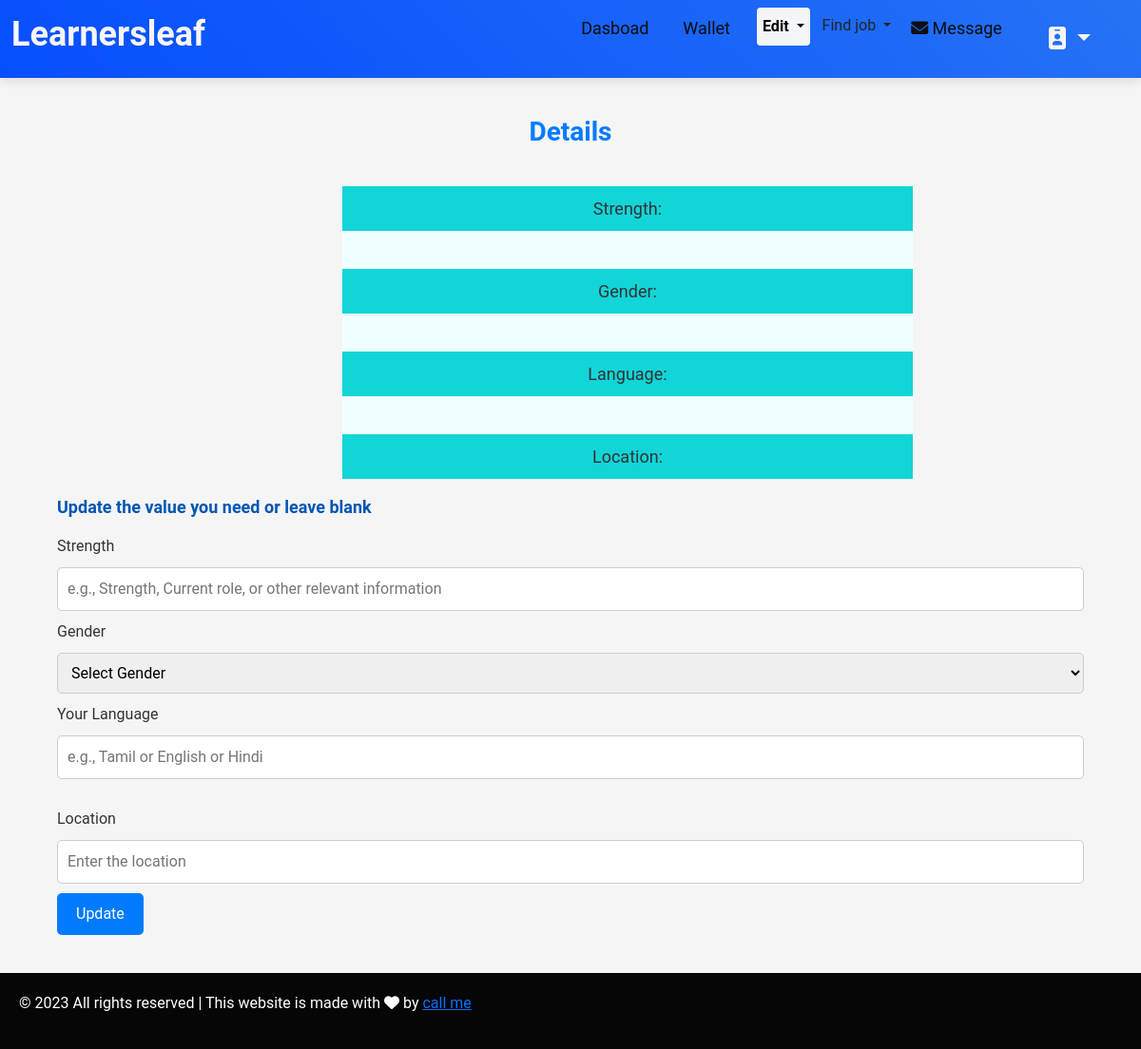
Before: /t_basic/nandhakumar.2001830@gmail.com with the older database file.
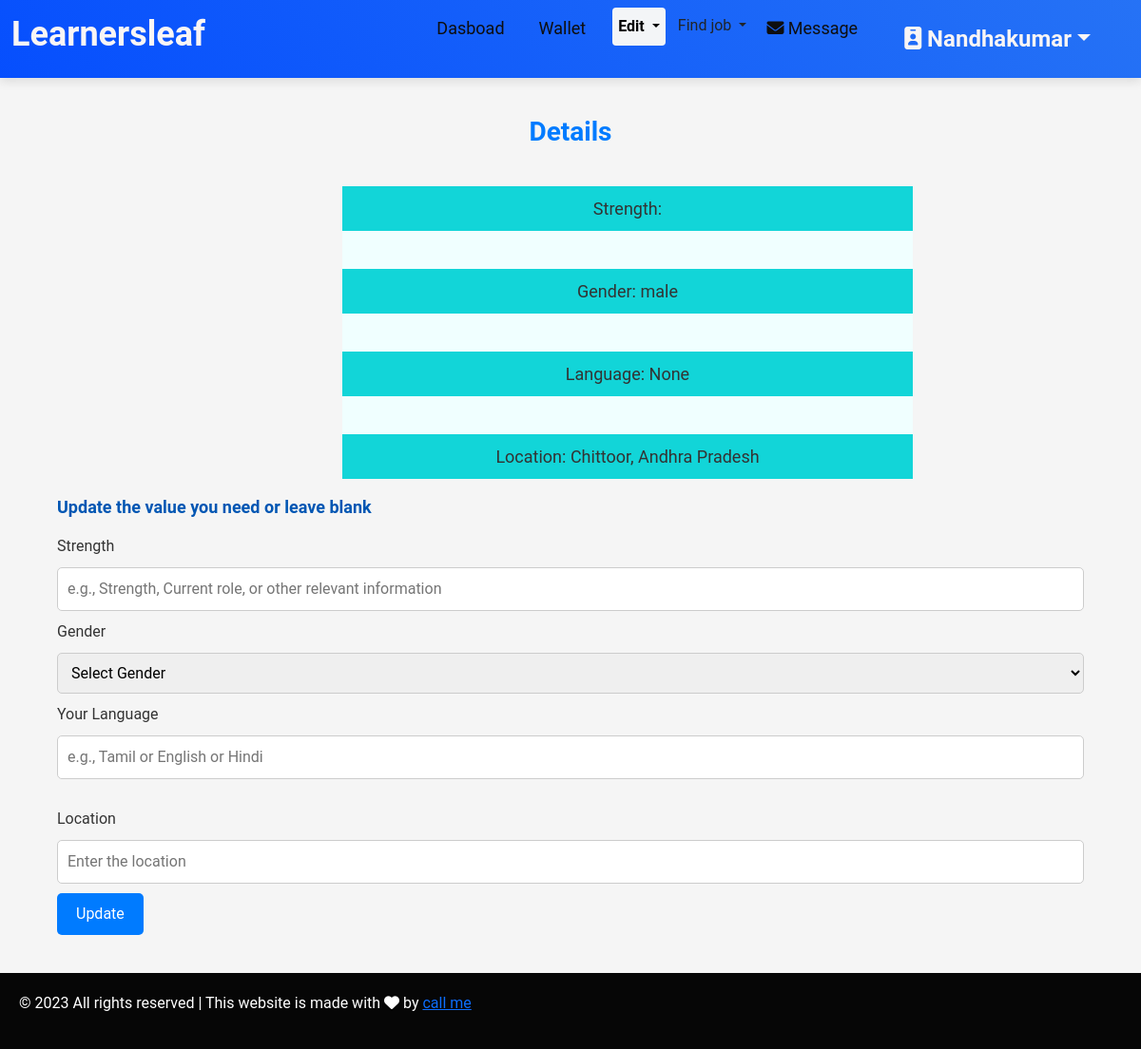
After: the same page with the newer database file.
### kovai_app/models.py (models this page shows, shortened)
class TutorRegistration(models.Model):
    GENDER_CHOICES = [
        ('male', 'Male'),
        ('female', 'Female'),
    ]
    TEACHING_TYPES = [
        ('individual_teaching', 'Individual Teaching'),
        ('teaching_company', 'Teaching Company'),
    ]
    DEGREE_TYPES = [
        ('Secondary', 'Secondary'),
        ('Higher_Secondary', 'Higher Secondary'),
        ('Diploma', 'Diploma'),
        ('Graduation', 'Graduation'),
        ('AdvancedDiploma', 'Advanced Diploma'),
        ('PostGraduation', 'Post Graduation'),
        ('Doctorate/PhD', 'Doctorate/PhD'),
        ('Certification', 'Certification'),
        ('Other', 'Other'),
    ]
    ASSOCIATION_CHOICES = [
        ('parttime', 'Part time'),
        ('fulltime', 'Full time'),
        ('Correspondence', 'Correspondence / Distance Learning'),
    ]
    FEE_CHOICES = [
        ('per_hour', 'per hour'),
        ('per_month', 'per month'),
        ('per_year', 'per year'),
    ]
    INTEREST_CHOICES = [
        ('online_teaching', 'Online teaching'),
        ('offline_teaching', 'Offline teaching'),
        ('full_time', 'Full Time'),
        ('part_time', 'Part Time'),
        ('both', 'Both'),
    ]
    name = models.CharField(max_length=255)
    email = models.EmailField()
    password = models.CharField(max_length=255)
    confirm_password = models.CharField(max_length=255)
    types = models.CharField(max_length=50, choices=TEACHING_TYPES, null=True, blank=True)
    strength = models.CharField(max_length=255, null=True, blank=True)
    gender = models.CharField(max_length=10, choices=GENDER_CHOICES, null=True, blank=True)
    date_of_birth = models.DateField(null=True, blank=True)
    language = models.CharField(max_length=50, choices=TEACHING_TYPES, null=True, blank=True)
    language_two=models.CharField(max_length=50, choices=TEACHING_TYPES, null=True, blank=True)
    language_three=models.CharField(max_length=50, choices=TEACHING_TYPES, null=True, blank=True)
    language_four=models.CharField(max_length=50, choices=TEACHING_TYPES, null=True, blank=True)
    language_five=models.CharField(max_length=50, choices=TEACHING_TYPES, null=True, blank=True)
    location = models.CharField(max_length=255, null=True, blank=True)
    post_code = models.CharField(max_length=20, null=True, blank=True)
    subject = models.CharField(max_length=255, null=True, blank=True)
    from_level = models.CharField(max_length=255, null=True, blank=True)
    institution_name = models.CharField(max_length=255, null=True, blank=True)
    degree_type = models.CharField(max_length=50, choices=DEGREE_TYPES, null=True, blank=True)
    degree_name = models.CharField(max_length=255, null=True, blank=True)
    specialisation= models.CharField(max_length=255, null=True, blank=True)
    institution_name_two = models.CharField(max_length=255, null=True, blank=True)
    institution_name_three = models.CharField(max_length=255, null=True, blank=True)
    institution_name_four = models.CharField(max_length=255, null=True, blank=True)
    institution_name_five = models.CharField(max_length=255, null=True, blank=True)
    degree_type_two = models.CharField(max_length=50, choices=DEGREE_TYPES, null=True, blank=True)
    degree_name_two = models.CharField(max_length=255, null=True, blank=True)
    degree_type_three = models.CharField(max_length=50, choices=DEGREE_TYPES, null=True, blank=True)
    degree_name_three = models.CharField(max_length=255, null=True, blank=True)
    degree_type_four = models.CharField(max_length=50, choices=DEGREE_TYPES, null=True, blank=True)
    degree_name_four = models.CharField(max_length=255, null=True, blank=True)
    degree_type_five = models.CharField(max_length=50, choices=DEGREE_TYPES, null=True, blank=True)
    degree_name_five = models.CharField(max_length=255, null=True, blank=True)
    specialisation_two= models.CharField(max_length=255, null=True, blank=True)
    specialisation_three= models.CharField(max_length=255, null=True, blank=True)
    specialisation_four= models.CharField(max_length=255, null=True, blank=True)
    specialisation_five= models.CharField(max_length=255, null=True, blank=True)
    company_name = models.CharField(max_length=255, null=True, blank=True)
    job_roll = models.CharField(max_length=255, null=True, blank=True)
    company_name_two = models.CharField(max_length=255, null=True, blank=True)
    job_roll_two = models.CharField(max_length=255, null=True, blank=True)
    company_name_three = models.CharField(max_length=255, null=True, blank=True)
    job_roll_three = models.CharField(max_length=255, null=True, blank=True)
    company_name_four = models.CharField(max_length=255, null=True, blank=True)
    job_roll_four = models.CharField(max_length=255, null=True, blank=True)
    company_name_five = models.CharField(max_length=255, null=True, blank=True)
    job_roll_five = models.CharField(max_length=255, null=True, blank=True)
    year_of_experience=models.CharField(max_length=255, null=True, blank=True)
    year_of_experience_two=models.CharField(max_length=255, null=True, blank=True)
    year_of_experience_three=models.CharField(max_length=255, null=True, blank=True)
    year_of_experience_four=models.CharField(max_length=255, null=True, blank=True)
    year_of_experience_five=models.CharField(max_length=255, null=True, blank=True)
    i_charge = models.CharField(max_length=20, choices=FEE_CHOICES, null=True, blank=True)
    min_fee = models.DecimalField(max_digits=10, decimal_places=2, null=True, blank=True)
    max_fee = models.DecimalField(max_digits=10, decimal_places=2, null=True, blank=True)
    classes = models.CharField(max_length=20, choices=FEE_CHOICES, null=True, blank=True)
    other_subject = models.CharField(max_length=20, choices=FEE_CHOICES, null=True, blank=True)
    language_subject = models.CharField(max_length=20, choices=FEE_CHOICES, null=True, blank=True)
    curriculum= models.CharField(max_length=20, choices=FEE_CHOICES, null=True, blank=True)
    willing_to_travel = models.CharField(
        max_length=3,
        choices=[('yes', 'Yes'), ('no', 'No')],
        default='no',
        null=True,
        blank=True
    )
    available_for_online_teaching = models.CharField(
        max_length=3,
        choices=[('yes', 'Yes'), ('no', 'No')],
        default='no',
        null=True,
        blank=True
    )
    help_with_homework = models.CharField(
        max_length=3,
        choices=[('yes', 'Yes'), ('no', 'No')],
        default='no',
        null=True,
        blank=True
    )
    full_time_teacher = models.CharField(
        max_length=3,
        choices=[('yes', 'Yes'), ('no', 'No')],
        default='no',
        null=True,
        blank=True
    )
    interested_in = models.CharField(max_length=20, choices=INTEREST_CHOICES, null=True, blank=True)
    s_profile_description = models.TextField(null=True, blank=True)
    profile_description = models.TextField(null=True, blank=True)
    id_proof = models.ImageField(upload_to=upload_to, null=True, blank=True)
    profile_photo = models.ImageField(upload_to=upload_to,null=True)
    phone = models.CharField(max_length=15 ,null=True, blank=True)
    email_otp=models.BigIntegerField(null=True,blank=True)
    filename=models.CharField(max_length=500, choices=INTEREST_CHOICES, null=True, blank=True)
    coin=models.IntegerField(null=True, blank=True)
    review=models.IntegerField(null=True, blank=True)

### kovai_app/views.py (the view, shortened to what this page needs)
# urls.py: path('t_basic/<email>',views.t_basic, name='t_basic'),
def t_basic(request,email):
    a=TutorRegistration.objects.filter(email=email).first()
    return render(request,"t_basic_detail.html",{"account":a})

### kovai_app/templates/t_basic_detail.html (shortened to what this page needs)
<!DOCTYPE html>
<html lang="en">
<head>
    <link href="https://cdn.jsdelivr.net/npm/bootstrap@5.3.3/dist/css/bootstrap.min.css" rel="stylesheet">
    <link rel="stylesheet" href="https://cdnjs.cloudflare.com/ajax/libs/font-awesome/6.6.0/css/all.min.css" />
</head>
<body>
    <nav class="navbar navbar-expand-lg navbar-light " >
        <div class="container-fluid">
            <a class="navbar-brand " href="#"><h2 style="font-weight: bold; color: #f9f5f5; font-size: 36px;">Learnersleaf</h2>
            </a>
            <div class="collapse navbar-collapse" id="navbarNav">
                <ul class="navbar-nav ms-auto">
                    <li class="nav-item">
                        <a class="nav-link " href="/teacher_dashboard/{{account.email}}">Dasboad</a>
                    </li>
                    <li class="nav-item">
                        <a class="nav-link  " href="/t_wallet/{{account.email}}">Wallet</a>
                    </li>
                    <li class="nav-item ">
                        <div class="dropdown">
                            <button type="button" class=" active  dropdown-toggle" data-bs-toggle="dropdown">
                                Edit
                            </button>
                        </div>
                    </li>
                    <li class="nav-item">
                        <div class="dropdown">
                            <button type="button" class="btn dropdown-toggle" data-bs-toggle="dropdown" >
                                Find job
                            </button>
                        </div>
                    </li>
                    <li class="nav-item  ">
                     <a href="/teacher_inbox/{{account.email}}" class="nav-link" > <i class="fa-solid fa-envelope"  ></i>&nbsp;Message</a>
                </li>
                <li class="nav-item">
                <div class="dropdown nav-link "><div class="btn  dropdown-toggle" data-bs-toggle="dropdown" style="font-size: 24px; font-weight: bold; color:  #f9f5f5;;" ><i class="fa-solid fa-id-badge"  ></i> {{account.name|title}}</div>
    </div>
            </li>
                </ul>
            </div>
        </div>
    </nav>
    <h3  class="section-heading"> Details </h3>
<div class="main">
    <div class="detail">
        <ul>
            <li>Strength: </li>
            <li>Gender: <span id="display-gender">{{account.gender}}</span></li>
            <li>Language: <span id="display-language">{{account.language}}</span></li>
            <li>Location: <span id="display-location">{{account.location}}</span></li>
        </ul>
    </div>
    <p  style="font-size: 18px; margin-left: 0; color: #0056b3; font-weight: bold;">Update the value you need or leave blank</p>
    <form action="/t_basic/{{account.email}}" method="POST" onsubmit="return validateForm()">
        <label>Strength</label>
        <input type="text" name="strength" id="strength" placeholder="e.g., Strength, Current role, or other relevant information">
        <label>Gender</label>
        <select name="gender" id="gender">
            <option value="">Select Gender</option>
        </select>
        <label>Your Language</label>
        <input type="text" name="language" id="language" placeholder="e.g., Tamil or English or Hindi">
        <div class="location">
            <label>Location</label>
            <input type="text" placeholder="Enter the location" id="box" autocomplete="off" name="location">
        </div>
        <input type="submit" value="Update">
    </form>
</div>
    <div class="footer">
        <p>&copy; 2023 All rights reserved | This website is made with <i
            class="fa-solid fa-heart"></i> by <a href="https://www.linkedin.com
            /in/krishnachandra-9a8a3a1a5/"> call me</a>
            </p>
    </div>
</body>
</html>

Changed rows visible on the page:
added TutorRegistration: name "Nandhakumar", gender "male", language "None", location "Chittoor, Andhra Pradesh"
